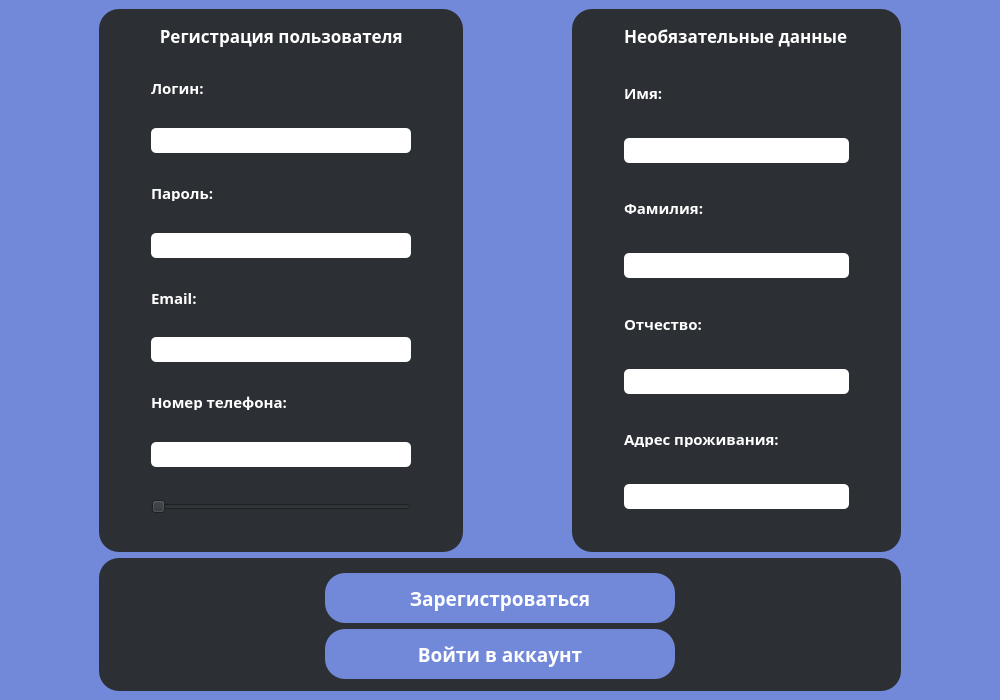
<?xml version="1.0" encoding="UTF-8"?>
<ui version="4.0">
 <class>reg</class>
 <widget class="QMainWindow" name="reg">
  <property name="geometry">
   <rect>
    <x>0</x>
    <y>0</y>
    <width>1000</width>
    <height>700</height>
   </rect>
  </property>
  <property name="windowTitle">
   <string>Регистрация пользователя</string>
  </property>
  <property name="styleSheet">
   <string notr="true">background-color: rgb(114, 137, 218);</string>
  </property>
  <widget class="QWidget" name="centralwidget">
   <layout class="QGridLayout" name="gridLayout_4">
    <item row="0" column="0">
     <spacer name="horizontalSpacer_12">
      <property name="orientation">
       <enum>Qt::Horizontal</enum>
      </property>
      <property name="sizeHint" stdset="0">
       <size>
        <width>40</width>
        <height>20</height>
       </size>
      </property>
     </spacer>
    </item>
    <item row="0" column="5">
     <widget class="QGroupBox" name="groupBox_2">
      <property name="minimumSize">
       <size>
        <width>275</width>
        <height>350</height>
       </size>
      </property>
      <property name="font">
       <font>
        <family>gg sans</family>
        <pointsize>13</pointsize>
        <bold>true</bold>
       </font>
      </property>
      <property name="styleSheet">
       <string notr="true">background-color: rgb(44, 47, 51);
color: rgb(255, 255, 255);
border-radius: 20px;</string>
      </property>
      <property name="title">
       <string/>
      </property>
      <layout class="QGridLayout" name="gridLayout_2">
       <item row="3" column="1">
        <spacer name="verticalSpacer_18">
         <property name="orientation">
          <enum>Qt::Vertical</enum>
         </property>
         <property name="sizeHint" stdset="0">
          <size>
           <width>20</width>
           <height>40</height>
          </size>
         </property>
        </spacer>
       </item>
       <item row="14" column="1">
        <widget class="QLabel" name="label_8">
         <property name="minimumSize">
          <size>
           <width>150</width>
           <height>16</height>
          </size>
         </property>
         <property name="font">
          <font>
           <family>gg sans</family>
           <pointsize>11</pointsize>
           <bold>true</bold>
          </font>
         </property>
         <property name="styleSheet">
          <string notr="true"/>
         </property>
         <property name="text">
          <string>Адрес проживания:</string>
         </property>
        </widget>
       </item>
       <item row="12" column="1">
        <widget class="QLineEdit" name="lineEdit_7">
         <property name="minimumSize">
          <size>
           <width>225</width>
           <height>25</height>
          </size>
         </property>
         <property name="font">
          <font>
           <family>gg sans</family>
           <pointsize>11</pointsize>
           <bold>true</bold>
          </font>
         </property>
         <property name="styleSheet">
          <string notr="true">background-color: rgb(255, 255, 255);
border-radius: 5px;
color: rgb(0, 0, 0);</string>
         </property>
        </widget>
       </item>
       <item row="5" column="1">
        <spacer name="verticalSpacer_17">
         <property name="orientation">
          <enum>Qt::Vertical</enum>
         </property>
         <property name="sizeHint" stdset="0">
          <size>
           <width>20</width>
           <height>40</height>
          </size>
         </property>
        </spacer>
       </item>
       <item row="4" column="2">
        <spacer name="horizontalSpacer_4">
         <property name="orientation">
          <enum>Qt::Horizontal</enum>
         </property>
         <property name="sizeHint" stdset="0">
          <size>
           <width>40</width>
           <height>20</height>
          </size>
         </property>
        </spacer>
       </item>
       <item row="13" column="1">
        <spacer name="verticalSpacer_13">
         <property name="orientation">
          <enum>Qt::Vertical</enum>
         </property>
         <property name="sizeHint" stdset="0">
          <size>
           <width>20</width>
           <height>40</height>
          </size>
         </property>
        </spacer>
       </item>
       <item row="17" column="1">
        <spacer name="verticalSpacer_11">
         <property name="orientation">
          <enum>Qt::Vertical</enum>
         </property>
         <property name="sizeHint" stdset="0">
          <size>
           <width>20</width>
           <height>40</height>
          </size>
         </property>
        </spacer>
       </item>
       <item row="11" column="1">
        <spacer name="verticalSpacer_14">
         <property name="orientation">
          <enum>Qt::Vertical</enum>
         </property>
         <property name="sizeHint" stdset="0">
          <size>
           <width>20</width>
           <height>40</height>
          </size>
         </property>
        </spacer>
       </item>
       <item row="4" column="0">
        <spacer name="horizontalSpacer_3">
         <property name="orientation">
          <enum>Qt::Horizontal</enum>
         </property>
         <property name="sizeHint" stdset="0">
          <size>
           <width>40</width>
           <height>20</height>
          </size>
         </property>
        </spacer>
       </item>
       <item row="1" column="1">
        <spacer name="verticalSpacer_19">
         <property name="orientation">
          <enum>Qt::Vertical</enum>
         </property>
         <property name="sizeHint" stdset="0">
          <size>
           <width>20</width>
           <height>40</height>
          </size>
         </property>
        </spacer>
       </item>
       <item row="16" column="1">
        <widget class="QLineEdit" name="lineEdit_8">
         <property name="minimumSize">
          <size>
           <width>225</width>
           <height>25</height>
          </size>
         </property>
         <property name="font">
          <font>
           <family>gg sans</family>
           <pointsize>11</pointsize>
           <bold>true</bold>
          </font>
         </property>
         <property name="styleSheet">
          <string notr="true">background-color: rgb(255, 255, 255);
border-radius: 5px;
color: rgb(0, 0, 0);</string>
         </property>
        </widget>
       </item>
       <item row="7" column="1">
        <spacer name="verticalSpacer_16">
         <property name="orientation">
          <enum>Qt::Vertical</enum>
         </property>
         <property name="sizeHint" stdset="0">
          <size>
           <width>20</width>
           <height>40</height>
          </size>
         </property>
        </spacer>
       </item>
       <item row="6" column="1">
        <widget class="QLabel" name="label_6">
         <property name="minimumSize">
          <size>
           <width>150</width>
           <height>16</height>
          </size>
         </property>
         <property name="font">
          <font>
           <family>gg sans</family>
           <pointsize>11</pointsize>
           <bold>true</bold>
          </font>
         </property>
         <property name="styleSheet">
          <string notr="true"/>
         </property>
         <property name="text">
          <string>Фамилия:</string>
         </property>
        </widget>
       </item>
       <item row="8" column="1">
        <widget class="QLineEdit" name="lineEdit_6">
         <property name="minimumSize">
          <size>
           <width>225</width>
           <height>25</height>
          </size>
         </property>
         <property name="font">
          <font>
           <family>gg sans</family>
           <pointsize>11</pointsize>
           <bold>true</bold>
          </font>
         </property>
         <property name="styleSheet">
          <string notr="true">background-color: rgb(255, 255, 255);
border-radius: 5px;
color: rgb(0, 0, 0);</string>
         </property>
        </widget>
       </item>
       <item row="4" column="1">
        <widget class="QLineEdit" name="lineEdit_5">
         <property name="minimumSize">
          <size>
           <width>225</width>
           <height>25</height>
          </size>
         </property>
         <property name="font">
          <font>
           <family>gg sans</family>
           <pointsize>11</pointsize>
           <bold>true</bold>
          </font>
         </property>
         <property name="styleSheet">
          <string notr="true">background-color: rgb(255, 255, 255);
border-radius: 5px;
color: rgb(0, 0, 0);</string>
         </property>
        </widget>
       </item>
       <item row="2" column="1">
        <widget class="QLabel" name="label_2">
         <property name="minimumSize">
          <size>
           <width>150</width>
           <height>16</height>
          </size>
         </property>
         <property name="font">
          <font>
           <family>gg sans</family>
           <pointsize>11</pointsize>
           <bold>true</bold>
          </font>
         </property>
         <property name="styleSheet">
          <string notr="true"/>
         </property>
         <property name="text">
          <string>Имя:</string>
         </property>
        </widget>
       </item>
       <item row="10" column="1">
        <widget class="QLabel" name="label_7">
         <property name="minimumSize">
          <size>
           <width>150</width>
           <height>16</height>
          </size>
         </property>
         <property name="font">
          <font>
           <family>gg sans</family>
           <pointsize>11</pointsize>
           <bold>true</bold>
          </font>
         </property>
         <property name="styleSheet">
          <string notr="true"/>
         </property>
         <property name="text">
          <string>Отчество:</string>
         </property>
        </widget>
       </item>
       <item row="9" column="1">
        <spacer name="verticalSpacer_15">
         <property name="orientation">
          <enum>Qt::Vertical</enum>
         </property>
         <property name="sizeHint" stdset="0">
          <size>
           <width>20</width>
           <height>40</height>
          </size>
         </property>
        </spacer>
       </item>
       <item row="15" column="1">
        <spacer name="verticalSpacer_12">
         <property name="orientation">
          <enum>Qt::Vertical</enum>
         </property>
         <property name="sizeHint" stdset="0">
          <size>
           <width>20</width>
           <height>40</height>
          </size>
         </property>
        </spacer>
       </item>
       <item row="0" column="1">
        <widget class="QLabel" name="label_10">
         <property name="font">
          <font>
           <family>gg sans</family>
           <pointsize>13</pointsize>
           <bold>true</bold>
          </font>
         </property>
         <property name="text">
          <string>Необязательные данные</string>
         </property>
        </widget>
       </item>
      </layout>
     </widget>
    </item>
    <item row="0" column="6">
     <spacer name="horizontalSpacer_8">
      <property name="orientation">
       <enum>Qt::Horizontal</enum>
      </property>
      <property name="sizeHint" stdset="0">
       <size>
        <width>40</width>
        <height>20</height>
       </size>
      </property>
     </spacer>
    </item>
    <item row="6" column="2" colspan="4">
     <widget class="QGroupBox" name="groupBox_3">
      <property name="minimumSize">
       <size>
        <width>500</width>
        <height>0</height>
       </size>
      </property>
      <property name="styleSheet">
       <string notr="true">background-color: rgb(44, 47, 51);
color: rgb(255, 255, 255);
border-radius: 20px;</string>
      </property>
      <property name="title">
       <string/>
      </property>
      <layout class="QGridLayout" name="gridLayout_3">
       <item row="0" column="1">
        <spacer name="verticalSpacer_21">
         <property name="orientation">
          <enum>Qt::Vertical</enum>
         </property>
         <property name="sizeHint" stdset="0">
          <size>
           <width>20</width>
           <height>40</height>
          </size>
         </property>
        </spacer>
       </item>
       <item row="2" column="1">
        <spacer name="verticalSpacer_22">
         <property name="orientation">
          <enum>Qt::Vertical</enum>
         </property>
         <property name="sizeHint" stdset="0">
          <size>
           <width>20</width>
           <height>40</height>
          </size>
         </property>
        </spacer>
       </item>
       <item row="4" column="1">
        <spacer name="verticalSpacer_20">
         <property name="orientation">
          <enum>Qt::Vertical</enum>
         </property>
         <property name="sizeHint" stdset="0">
          <size>
           <width>20</width>
           <height>40</height>
          </size>
         </property>
        </spacer>
       </item>
       <item row="1" column="0">
        <spacer name="horizontalSpacer_5">
         <property name="orientation">
          <enum>Qt::Horizontal</enum>
         </property>
         <property name="sizeHint" stdset="0">
          <size>
           <width>40</width>
           <height>20</height>
          </size>
         </property>
        </spacer>
       </item>
       <item row="1" column="1">
        <widget class="QPushButton" name="pushButton">
         <property name="minimumSize">
          <size>
           <width>350</width>
           <height>50</height>
          </size>
         </property>
         <property name="maximumSize">
          <size>
           <width>225</width>
           <height>50</height>
          </size>
         </property>
         <property name="font">
          <font>
           <family>gg sans</family>
           <pointsize>14</pointsize>
           <bold>true</bold>
          </font>
         </property>
         <property name="styleSheet">
          <string notr="true">background-color: rgb(114, 137, 218);
color: rgb(255, 255, 255);
border-radius: 20px;</string>
         </property>
         <property name="text">
          <string>Зарегистроваться</string>
         </property>
        </widget>
       </item>
       <item row="3" column="1">
        <widget class="QPushButton" name="pushButton_2">
         <property name="minimumSize">
          <size>
           <width>350</width>
           <height>50</height>
          </size>
         </property>
         <property name="maximumSize">
          <size>
           <width>225</width>
           <height>50</height>
          </size>
         </property>
         <property name="font">
          <font>
           <family>gg sans</family>
           <pointsize>14</pointsize>
           <bold>true</bold>
          </font>
         </property>
         <property name="styleSheet">
          <string notr="true">background-color: rgb(114, 137, 218);
color: rgb(255, 255, 255);
border-radius: 20px;</string>
         </property>
         <property name="text">
          <string>Войти в аккаунт</string>
         </property>
        </widget>
       </item>
       <item row="1" column="2">
        <spacer name="horizontalSpacer_6">
         <property name="orientation">
          <enum>Qt::Horizontal</enum>
         </property>
         <property name="sizeHint" stdset="0">
          <size>
           <width>40</width>
           <height>20</height>
          </size>
         </property>
        </spacer>
       </item>
      </layout>
     </widget>
    </item>
    <item row="0" column="1">
     <spacer name="horizontalSpacer_7">
      <property name="orientation">
       <enum>Qt::Horizontal</enum>
      </property>
      <property name="sizeHint" stdset="0">
       <size>
        <width>40</width>
        <height>20</height>
       </size>
      </property>
     </spacer>
    </item>
    <item row="7" column="2">
     <spacer name="verticalSpacer_23">
      <property name="orientation">
       <enum>Qt::Vertical</enum>
      </property>
      <property name="sizeHint" stdset="0">
       <size>
        <width>20</width>
        <height>40</height>
       </size>
      </property>
     </spacer>
    </item>
    <item row="1" column="2">
     <spacer name="verticalSpacer_25">
      <property name="orientation">
       <enum>Qt::Vertical</enum>
      </property>
      <property name="sizeHint" stdset="0">
       <size>
        <width>20</width>
        <height>40</height>
       </size>
      </property>
     </spacer>
    </item>
    <item row="0" column="3">
     <spacer name="horizontalSpacer_10">
      <property name="orientation">
       <enum>Qt::Horizontal</enum>
      </property>
      <property name="sizeHint" stdset="0">
       <size>
        <width>40</width>
        <height>20</height>
       </size>
      </property>
     </spacer>
    </item>
    <item row="3" column="2">
     <spacer name="verticalSpacer_26">
      <property name="orientation">
       <enum>Qt::Vertical</enum>
      </property>
      <property name="sizeHint" stdset="0">
       <size>
        <width>20</width>
        <height>40</height>
       </size>
      </property>
     </spacer>
    </item>
    <item row="0" column="7">
     <spacer name="horizontalSpacer_11">
      <property name="orientation">
       <enum>Qt::Horizontal</enum>
      </property>
      <property name="sizeHint" stdset="0">
       <size>
        <width>40</width>
        <height>20</height>
       </size>
      </property>
     </spacer>
    </item>
    <item row="0" column="4">
     <spacer name="horizontalSpacer_9">
      <property name="orientation">
       <enum>Qt::Horizontal</enum>
      </property>
      <property name="sizeHint" stdset="0">
       <size>
        <width>40</width>
        <height>20</height>
       </size>
      </property>
     </spacer>
    </item>
    <item row="0" column="2">
     <widget class="QGroupBox" name="groupBox">
      <property name="minimumSize">
       <size>
        <width>275</width>
        <height>350</height>
       </size>
      </property>
      <property name="font">
       <font>
        <family>gg sans</family>
        <pointsize>13</pointsize>
        <bold>true</bold>
       </font>
      </property>
      <property name="layoutDirection">
       <enum>Qt::LeftToRight</enum>
      </property>
      <property name="styleSheet">
       <string notr="true">background-color: rgb(44, 47, 51);
color: rgb(255, 255, 255);
border-radius: 20px;</string>
      </property>
      <property name="title">
       <string/>
      </property>
      <layout class="QGridLayout" name="gridLayout">
       <item row="17" column="1">
        <spacer name="verticalSpacer_2">
         <property name="orientation">
          <enum>Qt::Vertical</enum>
         </property>
         <property name="sizeHint" stdset="0">
          <size>
           <width>20</width>
           <height>40</height>
          </size>
         </property>
        </spacer>
       </item>
       <item row="3" column="1">
        <spacer name="verticalSpacer_9">
         <property name="orientation">
          <enum>Qt::Vertical</enum>
         </property>
         <property name="sizeHint" stdset="0">
          <size>
           <width>20</width>
           <height>40</height>
          </size>
         </property>
        </spacer>
       </item>
       <item row="4" column="1">
        <widget class="QLineEdit" name="lineEdit">
         <property name="minimumSize">
          <size>
           <width>225</width>
           <height>25</height>
          </size>
         </property>
         <property name="font">
          <font>
           <family>gg sans</family>
           <pointsize>11</pointsize>
           <bold>true</bold>
          </font>
         </property>
         <property name="styleSheet">
          <string notr="true">background-color: rgb(255, 255, 255);
border-radius: 5px;
color: rgb(0, 0, 0);</string>
         </property>
        </widget>
       </item>
       <item row="10" column="1">
        <widget class="QLabel" name="label_4">
         <property name="minimumSize">
          <size>
           <width>150</width>
           <height>16</height>
          </size>
         </property>
         <property name="font">
          <font>
           <family>gg sans</family>
           <pointsize>11</pointsize>
           <bold>true</bold>
          </font>
         </property>
         <property name="styleSheet">
          <string notr="true"/>
         </property>
         <property name="text">
          <string>Email:</string>
         </property>
        </widget>
       </item>
       <item row="7" column="1">
        <spacer name="verticalSpacer_7">
         <property name="orientation">
          <enum>Qt::Vertical</enum>
         </property>
         <property name="sizeHint" stdset="0">
          <size>
           <width>20</width>
           <height>40</height>
          </size>
         </property>
        </spacer>
       </item>
       <item row="11" column="1">
        <spacer name="verticalSpacer_5">
         <property name="orientation">
          <enum>Qt::Vertical</enum>
         </property>
         <property name="sizeHint" stdset="0">
          <size>
           <width>20</width>
           <height>40</height>
          </size>
         </property>
        </spacer>
       </item>
       <item row="4" column="0">
        <spacer name="horizontalSpacer_2">
         <property name="orientation">
          <enum>Qt::Horizontal</enum>
         </property>
         <property name="sizeHint" stdset="0">
          <size>
           <width>40</width>
           <height>20</height>
          </size>
         </property>
        </spacer>
       </item>
       <item row="19" column="1">
        <spacer name="verticalSpacer">
         <property name="orientation">
          <enum>Qt::Vertical</enum>
         </property>
         <property name="sizeHint" stdset="0">
          <size>
           <width>20</width>
           <height>40</height>
          </size>
         </property>
        </spacer>
       </item>
       <item row="8" column="1">
        <widget class="QLineEdit" name="lineEdit_3">
         <property name="minimumSize">
          <size>
           <width>225</width>
           <height>25</height>
          </size>
         </property>
         <property name="font">
          <font>
           <family>gg sans</family>
           <pointsize>11</pointsize>
           <bold>true</bold>
          </font>
         </property>
         <property name="styleSheet">
          <string notr="true">background-color: rgb(255, 255, 255);
border-radius: 5px;
color: rgb(0, 0, 0);</string>
         </property>
        </widget>
       </item>
       <item row="5" column="1">
        <spacer name="verticalSpacer_8">
         <property name="orientation">
          <enum>Qt::Vertical</enum>
         </property>
         <property name="sizeHint" stdset="0">
          <size>
           <width>20</width>
           <height>40</height>
          </size>
         </property>
        </spacer>
       </item>
       <item row="4" column="2">
        <spacer name="horizontalSpacer">
         <property name="orientation">
          <enum>Qt::Horizontal</enum>
         </property>
         <property name="sizeHint" stdset="0">
          <size>
           <width>40</width>
           <height>20</height>
          </size>
         </property>
        </spacer>
       </item>
       <item row="1" column="1">
        <spacer name="verticalSpacer_10">
         <property name="orientation">
          <enum>Qt::Vertical</enum>
         </property>
         <property name="sizeHint" stdset="0">
          <size>
           <width>20</width>
           <height>40</height>
          </size>
         </property>
        </spacer>
       </item>
       <item row="6" column="1">
        <widget class="QLabel" name="label_3">
         <property name="minimumSize">
          <size>
           <width>150</width>
           <height>16</height>
          </size>
         </property>
         <property name="font">
          <font>
           <family>gg sans</family>
           <pointsize>11</pointsize>
           <bold>true</bold>
          </font>
         </property>
         <property name="styleSheet">
          <string notr="true"/>
         </property>
         <property name="text">
          <string>Пароль:</string>
         </property>
        </widget>
       </item>
       <item row="13" column="1">
        <spacer name="verticalSpacer_4">
         <property name="orientation">
          <enum>Qt::Vertical</enum>
         </property>
         <property name="sizeHint" stdset="0">
          <size>
           <width>20</width>
           <height>40</height>
          </size>
         </property>
        </spacer>
       </item>
       <item row="18" column="1">
        <widget class="QSlider" name="horizontalSlider">
         <property name="styleSheet">
          <string notr="true">color: rgb(114, 137, 218);</string>
         </property>
         <property name="orientation">
          <enum>Qt::Horizontal</enum>
         </property>
        </widget>
       </item>
       <item row="14" column="1">
        <widget class="QLabel" name="label_5">
         <property name="minimumSize">
          <size>
           <width>150</width>
           <height>16</height>
          </size>
         </property>
         <property name="font">
          <font>
           <family>gg sans</family>
           <pointsize>11</pointsize>
           <bold>true</bold>
          </font>
         </property>
         <property name="styleSheet">
          <string notr="true"/>
         </property>
         <property name="text">
          <string>Номер телефона:</string>
         </property>
        </widget>
       </item>
       <item row="12" column="1">
        <widget class="QLineEdit" name="lineEdit_2">
         <property name="minimumSize">
          <size>
           <width>225</width>
           <height>25</height>
          </size>
         </property>
         <property name="font">
          <font>
           <family>gg sans</family>
           <pointsize>11</pointsize>
           <bold>true</bold>
          </font>
         </property>
         <property name="styleSheet">
          <string notr="true">background-color: rgb(255, 255, 255);
border-radius: 5px;
color: rgb(0, 0, 0);</string>
         </property>
        </widget>
       </item>
       <item row="15" column="1">
        <spacer name="verticalSpacer_3">
         <property name="orientation">
          <enum>Qt::Vertical</enum>
         </property>
         <property name="sizeHint" stdset="0">
          <size>
           <width>20</width>
           <height>40</height>
          </size>
         </property>
        </spacer>
       </item>
       <item row="9" column="1">
        <spacer name="verticalSpacer_6">
         <property name="orientation">
          <enum>Qt::Vertical</enum>
         </property>
         <property name="sizeHint" stdset="0">
          <size>
           <width>20</width>
           <height>40</height>
          </size>
         </property>
        </spacer>
       </item>
       <item row="16" column="1">
        <widget class="QLineEdit" name="lineEdit_4">
         <property name="minimumSize">
          <size>
           <width>225</width>
           <height>25</height>
          </size>
         </property>
         <property name="font">
          <font>
           <family>gg sans</family>
           <pointsize>11</pointsize>
           <bold>true</bold>
          </font>
         </property>
         <property name="styleSheet">
          <string notr="true">background-color: rgb(255, 255, 255);
border-radius: 5px;
color: rgb(0, 0, 0);</string>
         </property>
        </widget>
       </item>
       <item row="2" column="1">
        <widget class="QLabel" name="label">
         <property name="minimumSize">
          <size>
           <width>150</width>
           <height>16</height>
          </size>
         </property>
         <property name="font">
          <font>
           <family>gg sans</family>
           <pointsize>11</pointsize>
           <bold>true</bold>
          </font>
         </property>
         <property name="styleSheet">
          <string notr="true"/>
         </property>
         <property name="text">
          <string>Логин:</string>
         </property>
        </widget>
       </item>
       <item row="0" column="1">
        <widget class="QLabel" name="label_9">
         <property name="minimumSize">
          <size>
           <width>260</width>
           <height>0</height>
          </size>
         </property>
         <property name="font">
          <font>
           <family>gg sans</family>
           <pointsize>13</pointsize>
           <bold>true</bold>
          </font>
         </property>
         <property name="text">
          <string>  Регистрация пользователя</string>
         </property>
        </widget>
       </item>
      </layout>
     </widget>
    </item>
    <item row="4" column="2">
     <spacer name="verticalSpacer_24">
      <property name="orientation">
       <enum>Qt::Vertical</enum>
      </property>
      <property name="sizeHint" stdset="0">
       <size>
        <width>20</width>
        <height>40</height>
       </size>
      </property>
     </spacer>
    </item>
    <item row="2" column="2">
     <spacer name="verticalSpacer_27">
      <property name="orientation">
       <enum>Qt::Vertical</enum>
      </property>
      <property name="sizeHint" stdset="0">
       <size>
        <width>20</width>
        <height>40</height>
       </size>
      </property>
     </spacer>
    </item>
    <item row="5" column="2">
     <spacer name="verticalSpacer_28">
      <property name="orientation">
       <enum>Qt::Vertical</enum>
      </property>
      <property name="sizeHint" stdset="0">
       <size>
        <width>20</width>
        <height>40</height>
       </size>
      </property>
     </spacer>
    </item>
   </layout>
  </widget>
 </widget>
 <resources/>
 <connections/>
</ui>
